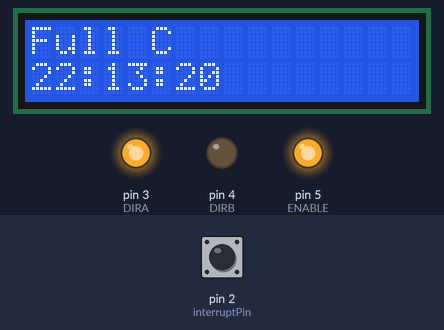
A sketch run on a simulated Arduino Mega 2560, built with avr-gcc and run on an emulated ATmega2560. Shown: 16×2 character LCD, output pins drawn as LEDs (lit = HIGH). The inputs (shaded band) are chosen by the test bench; at power-on: pin 2 (interruptPin) HIGH. The local clock reads 2024-03-15 10:24:30 at power-on unless the sketch sets it.

Above: at 1.2 s.
1.3 s: pin 2 (interruptPin) pulled LOW for 0.15 s
At 2.8 s:
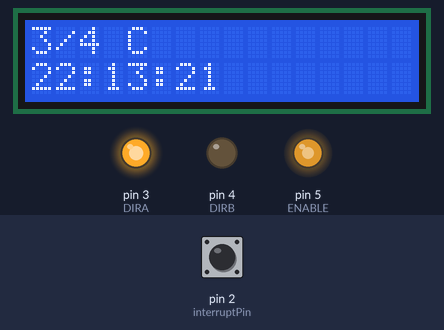
4.4 s: pin 2 (interruptPin) pulled LOW for 1 s
At 5.8 s:
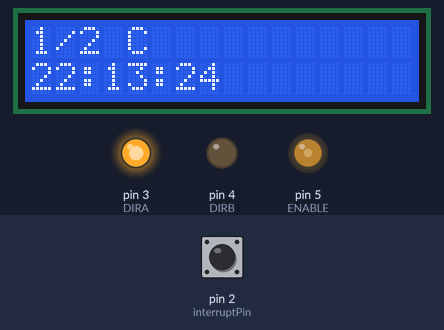
8.4 s: pin 2 (interruptPin) pulled LOW for 0.15 s
At 9.6 s:
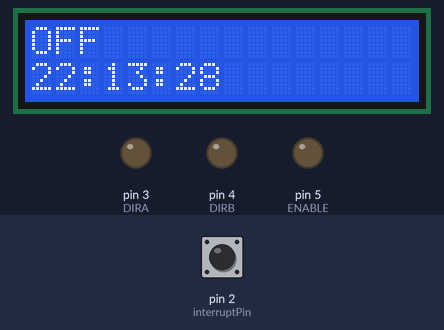
11.5 s: pin 2 (interruptPin) pulled LOW for 3.2 s
At 12.8 s:
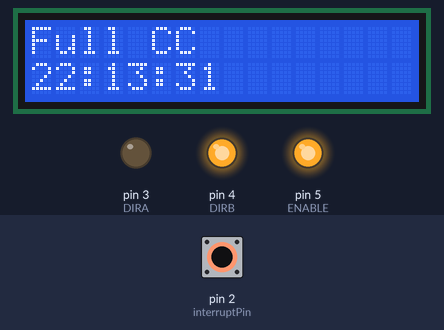
16.5 s: pin 2 (interruptPin) pulled LOW for 0.15 s
At 17.8 s:
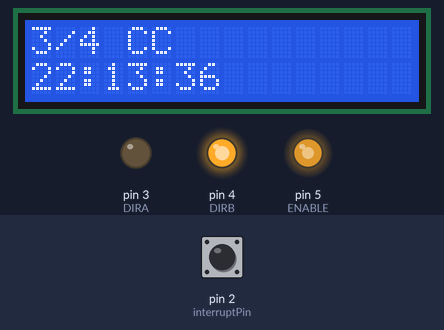
19.6 s: pin 2 (interruptPin) pulled LOW for 1 s
At 20.4 s:
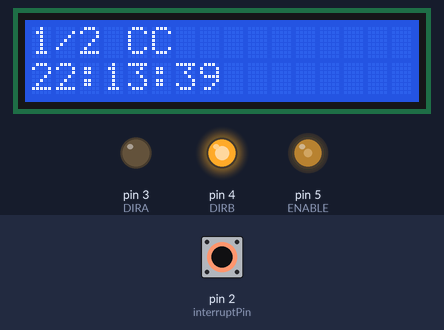
Timing chart, 0 to 22.6 s (numbered marks = the images above; inputs shaded):
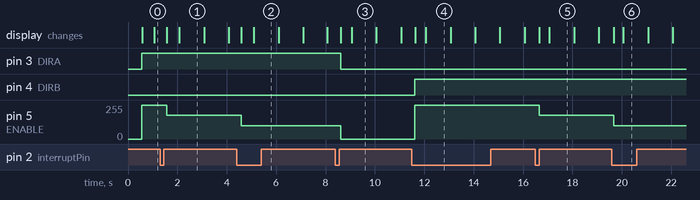

Measured:
- after the input at 1.3 s, pin 5 (ENABLE): 255/255 → 180/255 after 0.27 s; the display: first changes after 0.27 s (image 1 shows a later state)
- after the input at 4.4 s, pin 5 (ENABLE): 180/255 → 100/255 after 0.19 s
- after the input at 8.4 s, pin 3 (DIRA): HIGH → LOW after 0.21 s; pin 5 (ENABLE): 100/255 → 0/255 after 0.21 s; the display: first changes after 0.21 s (image 3 shows a later state)
- after the input at 11.5 s, pin 4 (DIRB): LOW → HIGH after 0.12 s; pin 5 (ENABLE): 0/255 → 255/255 after 0.12 s; the display: first changes after 0.13 s (image 4 shows a later state)
- after the input at 16.5 s, pin 5 (ENABLE): 255/255 → 180/255 after 0.15 s; the display: first changes after 0.15 s (image 5 shows a later state)
- after the input at 19.6 s, pin 5 (ENABLE): 180/255 → 100/255 after 0.07 s
- what the display in image 1 shows lasts 1.0 s, from 2.1 s to 3.1 s

The sketch:

Lab_3.ino
```cpp
/*Lab 3 Fan and LCD Screen
 *
 */
#include <Wire.h>
#include <DS3231.h>
#include <LiquidCrystal.h>

DS3231 clock;
RTCDateTime dt;
LiquidCrystal lcd(7, 8, 9, 10, 11, 12);
#define ENABLE 5
#define DIRA 3
#define DIRB 4

const byte interruptPin = 2;
volatile int state = 0;

void setup()
{
  Serial.begin(9600);
  // set up the LCD's number of columns and rows:
  lcd.begin(16, 2);

  // Set up the direction and speed pins for fan
  pinMode(ENABLE,OUTPUT);
  pinMode(DIRA,OUTPUT);
  pinMode(DIRB,OUTPUT);


  pinMode(interruptPin, INPUT_PULLUP);
  attachInterrupt(digitalPinToInterrupt(interruptPin), button, FALLING );
 cli();//stop interrupts
//set timer4 interrupt at 1Hz
 TCCR5A = 0;// set entire TCCR1A register to 0
 TCCR5B = 0;// same for TCCR1B
 TCNT5  = 0;//initialize counter value to 0
 // set compare match register for 1hz increments
 OCR5A = 15624/1;// = (16*10^6) / (1*1024) - 1 (must be <65536)
 // turn on CTC mode
 TCCR5B |= (1 << WGM12);
 // Set CS12 and CS10 bits for 1024 prescaler
 TCCR5B |= (1 << CS12) | (1 << CS10);
 // enable timer compare interrupt
 TIMSK5 |= (1 << OCIE4A);

sei();//allow interrupts

  clock.begin(); //Begins the Clock
  clock.setDateTime(__DATE__, __TIME__);
}


void button(){
{
 static unsigned long lastInterrupt = 0;
 unsigned long interruptTime = millis();
 if (interruptTime - lastInterrupt > 200)
 {
    state++;
   if (state >=7) {
    state = 0;
   }
   }


 lastInterrupt = interruptTime;
}
}


ISR(TIMER5_COMPA_vect){//timer1 interrupt 1Hz toggles pin 13 (LED)
//generates pulse wave of frequency 1Hz/2 = 0.5kHz (takes two cycles for full wave- toggle high then toggle low)


 lcd.setCursor(0,1);
 lcd.print(dt.hour);
 lcd.print(":");
 lcd.print(dt.minute);
 lcd.print(":");
 lcd.print(dt.second);
 lcd.print(" ");
 lcd.setCursor(0,0);


}

void loop()
{
  dt = clock.getDateTime(); // Get the time
  delay(500);

  switch (state) {
    case 0:
      digitalWrite(ENABLE,HIGH); // enable on
      digitalWrite(DIRB,LOW);
      digitalWrite(DIRA,HIGH); //one way
      lcd.setCursor(0,0);
      lcd.print("Full C  ");
      break;
     case 1:
      analogWrite(ENABLE,180); // enable on
      digitalWrite(DIRA,HIGH); //one way
      digitalWrite(DIRB,LOW);
      lcd.setCursor(0,0);
      lcd.print("3/4 C  ");
      break;
     case 2:
      analogWrite(ENABLE,100); // enable on
      digitalWrite(DIRA,HIGH); //one way
      digitalWrite(DIRB,LOW);
      lcd.setCursor(0,0);
      lcd.print("1/2 C  ");
      break;
     case 3:
      digitalWrite(ENABLE,LOW); // enable on
      digitalWrite(DIRA,LOW); //one way
      digitalWrite(DIRB,LOW);
      lcd.setCursor(0,0);
      lcd.print("OFF     ");
      break;
     case 4:
      digitalWrite(ENABLE,HIGH); // enable on
      digitalWrite(DIRA,LOW); //one way
      digitalWrite(DIRB,HIGH);
      lcd.setCursor(0,0);
      lcd.print("Full CC ");
      break;
     case 5:
      analogWrite(ENABLE,180); // enable on
      digitalWrite(DIRA,LOW); //one way
      digitalWrite(DIRB,HIGH);
      lcd.setCursor(0,0);
      lcd.print("3/4 CC  ");
      break;
     case 6:
      analogWrite(ENABLE,100); // enable on
      digitalWrite(DIRA,LOW); //one way
      digitalWrite(DIRB,HIGH);
      lcd.setCursor(0,0);
      lcd.print("1/2 CC  ");
      break;
  }

}
```
